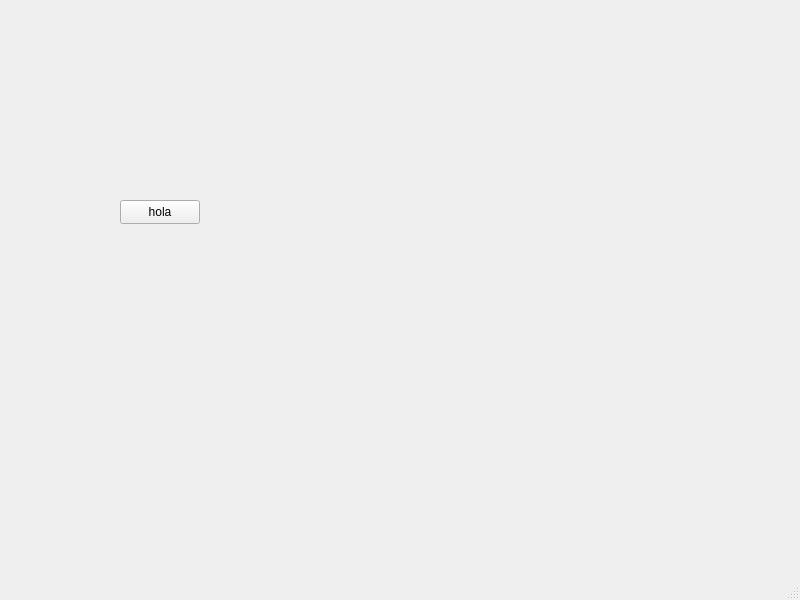
<?xml version="1.0" encoding="UTF-8"?>
<ui version="4.0">
 <class>MainWindow</class>
 <widget class="QMainWindow" name="MainWindow">
  <property name="geometry">
   <rect>
    <x>0</x>
    <y>0</y>
    <width>800</width>
    <height>600</height>
   </rect>
  </property>
  <property name="windowTitle">
   <string>MainWindow</string>
  </property>
  <widget class="QWidget" name="centralwidget">
   <widget class="QPushButton" name="pushButton">
    <property name="geometry">
     <rect>
      <x>120</x>
      <y>200</y>
      <width>80</width>
      <height>24</height>
     </rect>
    </property>
    <property name="text">
     <string>hola</string>
    </property>
   </widget>
  </widget>
  <widget class="QMenuBar" name="menubar">
   <property name="geometry">
    <rect>
     <x>0</x>
     <y>0</y>
     <width>800</width>
     <height>21</height>
    </rect>
   </property>
  </widget>
  <widget class="QStatusBar" name="statusbar"/>
 </widget>
 <resources/>
 <connections/>
</ui>
